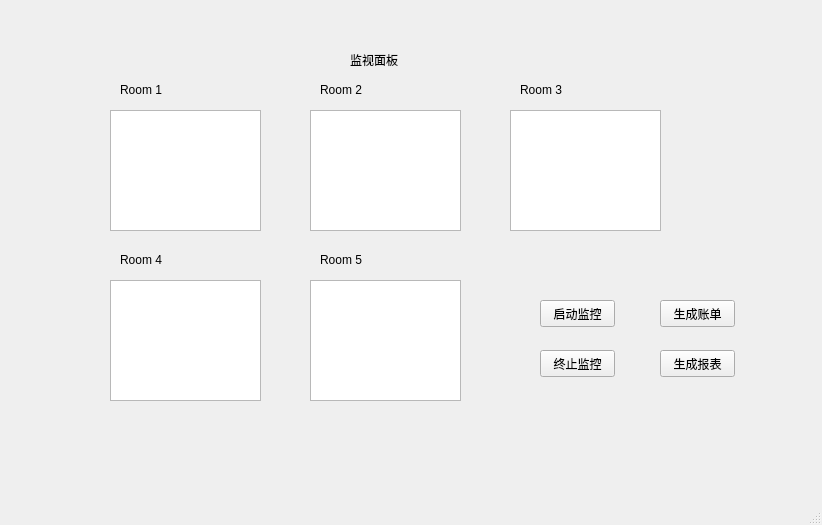
<?xml version="1.0" encoding="UTF-8"?>
<ui version="4.0">
 <class>MainWindow</class>
 <widget class="QMainWindow" name="MainWindow">
  <property name="geometry">
   <rect>
    <x>0</x>
    <y>0</y>
    <width>822</width>
    <height>525</height>
   </rect>
  </property>
  <property name="windowTitle">
   <string>MainWindow</string>
  </property>
  <widget class="QWidget" name="centralwidget">
   <widget class="QLabel" name="label_3">
    <property name="geometry">
     <rect>
      <x>520</x>
      <y>80</y>
      <width>47</width>
      <height>19</height>
     </rect>
    </property>
    <property name="text">
     <string>Room 3</string>
    </property>
   </widget>
   <widget class="QPushButton" name="pushButton_2">
    <property name="geometry">
     <rect>
      <x>540</x>
      <y>350</y>
      <width>75</width>
      <height>27</height>
     </rect>
    </property>
    <property name="text">
     <string>终止监控</string>
    </property>
   </widget>
   <widget class="QLabel" name="label_2">
    <property name="geometry">
     <rect>
      <x>320</x>
      <y>80</y>
      <width>47</width>
      <height>19</height>
     </rect>
    </property>
    <property name="text">
     <string>Room 2</string>
    </property>
   </widget>
   <widget class="QTextEdit" name="textEdit_4">
    <property name="geometry">
     <rect>
      <x>110</x>
      <y>280</y>
      <width>151</width>
      <height>121</height>
     </rect>
    </property>
   </widget>
   <widget class="QLabel" name="label_6">
    <property name="geometry">
     <rect>
      <x>350</x>
      <y>50</y>
      <width>51</width>
      <height>19</height>
     </rect>
    </property>
    <property name="text">
     <string>监视面板</string>
    </property>
   </widget>
   <widget class="QTextEdit" name="textEdit_2">
    <property name="geometry">
     <rect>
      <x>310</x>
      <y>110</y>
      <width>151</width>
      <height>121</height>
     </rect>
    </property>
   </widget>
   <widget class="QLabel" name="label_5">
    <property name="geometry">
     <rect>
      <x>320</x>
      <y>250</y>
      <width>47</width>
      <height>19</height>
     </rect>
    </property>
    <property name="text">
     <string>Room 5</string>
    </property>
   </widget>
   <widget class="QTextEdit" name="textEdit">
    <property name="geometry">
     <rect>
      <x>110</x>
      <y>110</y>
      <width>151</width>
      <height>121</height>
     </rect>
    </property>
   </widget>
   <widget class="QTextEdit" name="textEdit_5">
    <property name="geometry">
     <rect>
      <x>310</x>
      <y>280</y>
      <width>151</width>
      <height>121</height>
     </rect>
    </property>
   </widget>
   <widget class="QTextEdit" name="textEdit_3">
    <property name="geometry">
     <rect>
      <x>510</x>
      <y>110</y>
      <width>151</width>
      <height>121</height>
     </rect>
    </property>
   </widget>
   <widget class="QLabel" name="label_4">
    <property name="geometry">
     <rect>
      <x>120</x>
      <y>250</y>
      <width>47</width>
      <height>19</height>
     </rect>
    </property>
    <property name="text">
     <string>Room 4</string>
    </property>
   </widget>
   <widget class="QLabel" name="label">
    <property name="geometry">
     <rect>
      <x>120</x>
      <y>80</y>
      <width>47</width>
      <height>19</height>
     </rect>
    </property>
    <property name="text">
     <string>Room 1</string>
    </property>
   </widget>
   <widget class="QPushButton" name="pushButton">
    <property name="geometry">
     <rect>
      <x>540</x>
      <y>300</y>
      <width>75</width>
      <height>27</height>
     </rect>
    </property>
    <property name="text">
     <string>启动监控</string>
    </property>
   </widget>
   <widget class="QPushButton" name="ptn_makeInvoice">
    <property name="geometry">
     <rect>
      <x>660</x>
      <y>300</y>
      <width>75</width>
      <height>27</height>
     </rect>
    </property>
    <property name="text">
     <string>生成账单</string>
    </property>
   </widget>
   <widget class="QPushButton" name="ptn_makeReport">
    <property name="geometry">
     <rect>
      <x>660</x>
      <y>350</y>
      <width>75</width>
      <height>27</height>
     </rect>
    </property>
    <property name="text">
     <string>生成报表</string>
    </property>
   </widget>
  </widget>
  <widget class="QMenuBar" name="menubar">
   <property name="geometry">
    <rect>
     <x>0</x>
     <y>0</y>
     <width>822</width>
     <height>23</height>
    </rect>
   </property>
  </widget>
  <widget class="QStatusBar" name="statusbar"/>
 </widget>
 <resources/>
 <connections/>
</ui>
